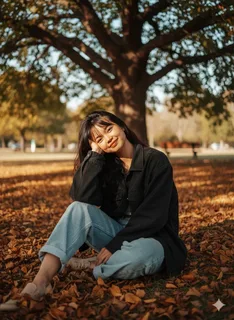
#> input picture comp-vision/4/images/photo.webp, 234 x 320 px
$ jupyter execute --allow-errors 2-sem.ipynb
#> lines starting #> are read from the running program, lines starting #| are printed output that depends on the picture; after the words box and inside, x2 and y2 are one past the last pixel; in counts of white or black regions, pixels touching at a corner belong together
# Семинар 5-СС. Аугментация стратегиялары есепке байланысты

Кестедегі әр есеп үшін **жарайтын** және **қауіпті** аугментацияны көрсетеміз, соңында тексереміз:
*аугментацияланған кескіндегі класты адам тани ала ма?* (MNIST үшін — дайын CNN моделімен де тексереміз).

| Есеп | Жарайды | Қауіпті |
|---|---|---|
| Жануарлар мен заттардың фотосы | шағылыстыру, қиып алу, түс, ±15° бұру | Іс жүзінде ештеңе |
| Қолжазба цифрлар | ығысу, ±10° бұру, шу | шағылыстыру, 180° бұру: 6 ↔ 9 |
| Жол белгілері | жарықтық, бұлыңғырлау, перспектива | шағылыстыру: «солға» ↔ «оңға» |
| Медициналық суреттер | ығысу, масштаб, контраст | түсті өзгерту, егер түс — белгі болса |
| Спутниктік суреттер | 90°-қа бұру, шағылыстыру | масштабты қатты өзгерту |

[cell 1]
import os
import numpy as np
import cv2
import matplotlib.pyplot as plt

OUTPUT_DIR = "output"
os.makedirs(OUTPUT_DIR, exist_ok=True)
rng = np.random.default_rng(0)

# --- базалық аугментация функциялары (бәрі cv2/numpy) ---
def flip_h(img):  return img[:, ::-1].copy()
def rotate(img, deg, scale=1.0, border=cv2.BORDER_REFLECT):
    h, w = img.shape[:2]
    M = cv2.getRotationMatrix2D((w / 2, h / 2), deg, scale)
    return cv2.warpAffine(img, M, (w, h), borderMode=border)
def shift(img, dx, dy, border=cv2.BORDER_REFLECT):
    h, w = img.shape[:2]
    M = np.float32([[1, 0, dx], [0, 1, dy]])
    return cv2.warpAffine(img, M, (w, h), borderMode=border)
def random_crop(img, frac=0.8):
    h, w = img.shape[:2]
    ch, cw = int(h * frac), int(w * frac)
    y, x = rng.integers(0, h - ch + 1), rng.integers(0, w - cw + 1)
    return cv2.resize(img[y:y + ch, x:x + cw], (w, h))
def color_jitter(img, b=30, s=1.3):
    hsv = cv2.cvtColor(img, cv2.COLOR_RGB2HSV).astype(np.float32)
    hsv[..., 1] = np.clip(hsv[..., 1] * s, 0, 255)
    hsv[..., 2] = np.clip(hsv[..., 2] + b, 0, 255)
    return cv2.cvtColor(hsv.astype(np.uint8), cv2.COLOR_HSV2RGB)
def brightness(img, k): return np.clip(img.astype(np.float32) * k, 0, 255).astype(np.uint8)
#> called with k = 0.5
def contrast(img, k):
    m = img.mean()
    return np.clip((img.astype(np.float32) - m) * k + m, 0, 255).astype(np.uint8)
def gauss_noise(img, sigma=15):
    return np.clip(img + rng.normal(0, sigma, img.shape), 0, 255).astype(np.uint8)
def perspective(img, d=0.12):
#> called with d = 0.1
    h, w = img.shape[:2]
#> h = 160; w = 160
    src = np.float32([[0, 0], [w, 0], [w, h], [0, h]])
#> src = [[0, 0], [160, 0], [160, 160], [0, 160]]
    dst = (src + rng.uniform(-d, d, src.shape) * [w, h]).astype(np.float32)
#> dst = [[4.38, -7.37], [145.3, -15.47], [170, 173.2], [3.41, 167.3]]
    return cv2.warpPerspective(img, cv2.getPerspectiveTransform(src, dst), (w, h), borderMode=cv2.BORDER_REFLECT)
#> in flip_h, `def flip_h(img):  return img[:, ::-1].copy()`:
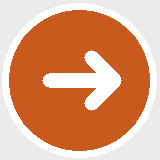
#> returned value: shape (160, 160, 3); mean of channels 0, 1, 2 129.6, 161.6, 220.4; drawn as B, G, R

def show_row(items, title, fname, cmap=None, size=2.6):
    """items: [(img, caption, ok)] — ok=True жасыл, False қызыл тақырып."""
#> called with title = 'Жол белгісі: жарайды / қауіпті', fname = 'task3_sign_aug.png', size = 2.2
    fig, axes = plt.subplots(1, len(items), figsize=(size * len(items), size + 0.6))
    for ax, (im, cap, ok) in zip(np.atleast_1d(axes), items):
        ax.imshow(im, cmap=cmap, vmin=0 if cmap else None, vmax=255 if cmap else None)
        ax.set_title(cap, fontsize=9, color={True: "green", False: "red", None: "black"}[ok])
        ax.axis("off")
#> this loop made 6 passes
#> (cap, ok) on passes 1 to 6: ('Түпнұсқа: СОЛҒА', None), ('Қараңғы', True), ('Жарық', True), ('Бұлыңғыр', True), ('Перспектива', True), ('Шағылыстыру → ОҢҒА!', False)
    fig.suptitle(title, fontweight="bold")
    plt.tight_layout()
    plt.savefig(os.path.join(OUTPUT_DIR, fname), dpi=120)
    plt.show()

## Есеп 1.

Жарайды: шағылыстыру, қиып алу, түс, ±15° бұру. Қауіпті ештеңе жоқ — сынып көлденең шағылыстырудан өзгермейді.

#> (a cell that did not finish here is left out)

## Есеп 2.

Жарайды: ығысу, ±10° бұру, шу. Қауіпті: шағылыстыру және 180° бұру (6 ↔ 9).

#> (a cell that did not finish here is left out)

### Тексеру: дайын MNIST CNN моделі аугментацияланған цифрды таниды ма?

[cell 4]
import tensorflow as tf
#> (the rest of this cell did not finish here and is left out)

**Қорытынды:** бұру мен шу кезінде дәлдік шамалы ғана төмендейді (ығысу — бұл модель аугментациясыз оқытылғандықтан сезімтал; оны оқыту кезінде қосу дәл осы үшін керек). Ал шағылыстыру/180° бұру кезінде күрт құлайды —
өйткені класс өзгереді (6 ↔ 9) немесе цифр танылмай қалады. Мұндай аугментацияны **оқытуда қолдануға болмайды** (label noise).

## Есеп 3. Жол белгілері

Жарайды: жарықтық, бұлыңғырлау, перспектива. Қауіпті: шағылыстыру — «солға бұрылу» ↔ «оңға бұрылу».

Деректер жоқ, сондықтан «солға бұрылу» белгісін өзіміз салып аламыз.

[cell 5]
def make_sign(direction="left", n=160):
    im = np.full((n, n, 3), 235, np.uint8)
    cv2.circle(im, (n // 2, n // 2), n // 2 - 6, (30, 90, 200), -1)
    cv2.circle(im, (n // 2, n // 2), n // 2 - 6, (255, 255, 255), 6)
    a, b = (110, 80) if direction == "left" else (50, 80)
    tip = (45, 80) if direction == "left" else (115, 80)
    cv2.arrowedLine(im, (a if direction == "left" else b, 80), tip, (255, 255, 255), 14, tipLength=0.5)
    return im

sign = make_sign("left")
show_row([
    (sign, "Түпнұсқа: СОЛҒА", None),
    (brightness(sign, 0.5), "Қараңғы", True),
    (brightness(sign, 1.3), "Жарық", True),
    (cv2.GaussianBlur(sign, (0, 0), 3), "Бұлыңғыр", True),
    (perspective(sign, 0.1), "Перспектива", True),
    (flip_h(sign), "Шағылыстыру → ОҢҒА!", False),
], "Жол белгісі: жарайды / қауіпті", "task3_sign_aug.png", size=2.2)

## Есеп 4.

Жарайды: ығысу, масштаб, контраст. Қауіпті: түсті өзгерту, егер түс — белгі болса (мысалы, гистологиядағы боялған ұлпа).

Үлгі ретінде сұр реңкті «фантом» (ақ дақ — ауру аймақ) және боялған ұлпа жасаймыз.

[cell 6]
def phantom(n=160):
#> called with n = 160
    im = np.full((n, n), 40, np.uint8)
    cv2.ellipse(im, (n // 2, n // 2), (60, 70), 0, 0, 360, 110, -1)
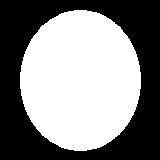
#> im: shape (160, 160); values 40 (black) and 110 (white), 52.2% white; 1 black region, box (x1, y1, x2, y2) and area: (0, 0, 160, 160) 12227
    cv2.circle(im, (n // 2 + 20, n // 2 - 15), 14, 200, -1)
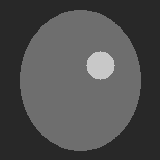
#> im: shape (160, 160); 2.39% of pixels changed, all inside (x1, y1, x2, y2) = (86, 51, 115, 80)
    return cv2.GaussianBlur(im, (0, 0), 2)

ph = phantom()
tissue = np.zeros((160, 160, 3), np.uint8); tissue[:] = (235, 190, 220)     # H&E: қызғылт = қалыпты
cv2.circle(tissue, (95, 70), 22, (90, 40, 140), -1)                            # күлгін = ісік
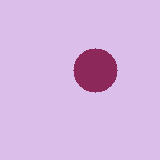
#> tissue: shape (160, 160, 3); mean of channels 0, 1, 2 226.4, 181.1, 215.3; drawn as B, G, R
tissue_gray = cv2.cvtColor(cv2.cvtColor(tissue, cv2.COLOR_RGB2GRAY), cv2.COLOR_GRAY2RGB)
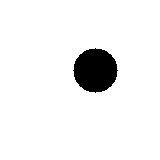
#> tissue_gray: shape (160, 160, 3); values 66 (black) and 207 (white), 94.1% white; 1 black region, box (x1, y1, x2, y2) and area: (73, 48, 118, 93) 1517
tissue_hue = cv2.cvtColor(((cv2.cvtColor(tissue, cv2.COLOR_RGB2HSV).astype(int) + [60, 0, 0]) % [180, 256, 256]).astype(np.uint8), cv2.COLOR_HSV2RGB)
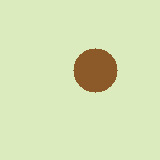
#> tissue_hue: shape (160, 160, 3); mean R, G, B 214.3, 226.4, 180.2

show_row([
    (ph, "Түпнұсқа", None),
    (shift(ph, 10, -8), "Ығысу", True),
    (rotate(ph, 0, 1.2), "Масштаб ×1.2", True),
    (contrast(ph, 1.5), "Контраст", True),
], "Медицина: жарайтын аугментация", "task4_medical_ok.png", cmap="gray", size=2.6)

show_row([
    (tissue, "Түпнұсқа (күлгін = ісік)", None),
    (tissue_gray, "Сұр реңк: белгі жоғалды", False),
    (tissue_hue, "Hue ығысуы: белгі бұзылды", False),
], "Медицина: түс — белгі болса қауіпті", "task4_medical_bad.png", size=3.2)

## Есеп 5.

Жарайды: 90°-қа бұру, шағылыстыру (үстінен көру — бағыт жоқ). Қауіпті: масштабты қатты өзгерту — нысан өлшемі ақпарат болып табылады (ғимарат vs қала).

[cell 7]
photo = cv2.cvtColor(cv2.imread("../4/images/photo.webp"), cv2.COLOR_BGR2RGB) if cv2.imread("../4/images/photo.webp") is not None else None
if photo is None:  # webp оқылмаса — CIFAR суретін қолданамыз
    photo = cv2.resize(cifar["x_test"][3], (192, 192))
photo = cv2.resize(photo, (192, 192))
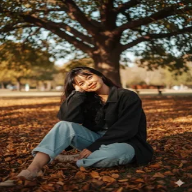
#> photo: shape (192, 192, 3); mean R, G, B 89.3, 72, 53
show_row([
    (photo, "Түпнұсқа", None),
    (np.rot90(photo, 1), "90°", True),
    (np.rot90(photo, 2), "180°", True),
    (np.rot90(photo, 3), "270°", True),
    (flip_h(photo), "Шағылыстыру", True),
    (random_crop(photo, 0.25), "Масштаб ×4 (қатты)", False),
], "Спутник: жарайды / қауіпті", "task5_satellite_aug.png", size=2.2)
#> in flip_h (call 2), `def flip_h(img):  return img[:, ::-1].copy()`:
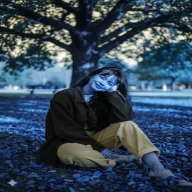
#> returned value: shape (192, 192, 3); mean of channels 0, 1, 2 89.3, 72, 53; drawn as B, G, R
#> in random_crop, `h, w = img.shape[:2]`: h = 192
#> in random_crop, `ch, cw = int(h * frac), int(w * frac)`: ch = 48
#> in random_crop, `y, x = rng.integers(0, h - ch + 1), rng.integers(0, w - cw + 1)`: y = 91; x = 78
#> in random_crop, `return cv2.resize(img[y:y + ch, x:x + cw], (w, h))`:
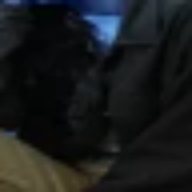
#> returned value: shape (192, 192, 3); mean of channels 0, 1, 2 27.9, 26.9, 24.2; drawn as B, G, R
#> call 4 of show_row, with title = 'Спутник: жарайды / қауіпті', fname = 'task5_satellite_aug.png', size = 2.2
#> the loop in show_row (call 4), `for ax, (im, cap, ok) in zip(np.atleast_1d(axes), items):` made 6 passes
#> (cap, ok) on passes 1 to 6: ('Түпнұсқа', None), ('90°', True), ('180°', True), ('270°', True), ('Шағылыстыру', True), ('Масштаб ×4 (қатты)', False)
#> in show_row (call 4), `plt.savefig(os.path.join(OUTPUT_DIR, fname), dpi=120)`:
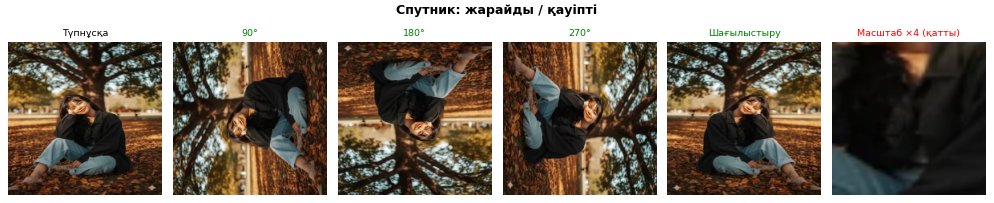
#> figure drawn by matplotlib, 6 panels
